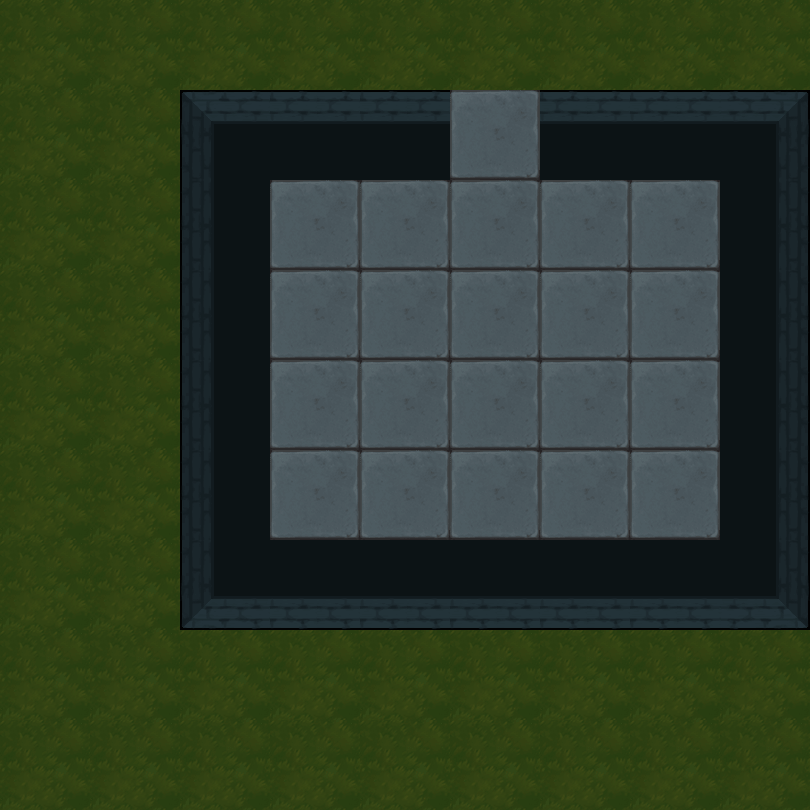

The image is a tile-based game level rendered from a .tmx file. Its description and source (layers, tilesets, objects; grid data summarised) follow:
An orthogonal 9x9 tile map with 90x90 px tiles, 2 tile layers (地形, 障碍) and 27 objects (19x map, 6x spring, bed, door).

<map version="1.5" tiledversion="1.7.2" orientation="orthogonal" renderorder="right-down" width="9" height="9" tilewidth="90" tileheight="90" infinite="0" nextlayerid="4" nextobjectid="35">
 <tileset firstgid="1" name="1" tilewidth="90" tileheight="90" tilecount="100" columns="10">
  <image source="3.png" trans="ff00ff" width="900" height="900" />
 </tileset>
 <layer id="1" name="地形" width="9" height="9">
  <data>[81 cells, 81 non-empty, 2 distinct tile ids]</data>
 </layer>
 <layer id="2" name="障碍" width="9" height="9">
  <data>[81 cells, 21 non-empty, 8 distinct tile ids]</data>
 </layer>
 <objectgroup id="3" name="对象">
  <object id="2" name="bed" x="450" y="450" width="90" height="90" />
  <object id="4" name="map" x="270" y="270" width="90" height="90" />
  <object id="5" name="map" x="270" y="360" width="90" height="90" />
  <object id="6" name="map" x="270" y="450" width="90" height="90" />
  <object id="9" name="map" x="360" y="360" width="90" height="90" />
  <object id="10" name="map" x="360" y="450" width="90" height="90" />
  <object id="11" name="map" x="540" y="450" width="90" height="90" />
  <object id="12" name="map" x="540" y="360" width="90" height="90" />
  <object id="13" name="map" x="450" y="360" width="90" height="90" />
  <object id="14" name="map" x="360" y="270" width="90" height="90" />
  <object id="15" name="map" x="450" y="270" width="90" height="90" />
  <object id="17" name="map" x="540" y="270" width="90" height="90" />
  <object id="19" name="map" x="630" y="270" width="90" height="90" />
  <object id="20" name="map" x="630" y="360" width="90" height="90" />
  <object id="21" name="map" x="630" y="450" width="90" height="90" />
  <object id="23" name="map" x="450" y="180" width="90" height="90">
   <properties>
    <property name="weapon" type="int" value="1" />
   </properties>
  </object>
  <object id="24" name="map" x="540" y="180" width="90" height="90">
   <properties>
    <property name="weapon" type="int" value="2" />
   </properties>
  </object>
  <object id="25" name="map" x="360" y="180" width="90" height="90">
   <properties>
    <property name="weapon" type="int" value="3" />
   </properties>
  </object>
  <object id="26" name="map" x="270" y="180" width="90" height="90">
   <properties>
    <property name="weapon" type="int" value="4" />
   </properties>
  </object>
  <object id="27" name="map" x="630" y="180" width="90" height="90">
   <properties>
    <property name="weapon" type="int" value="5" />
   </properties>
  </object>
  <object id="28" name="spring" x="540" y="630" width="90" height="90">
   <properties>
    <property name="direction" value="1" />
   </properties>
  </object>
  <object id="29" name="door" x="450" y="90" width="90" height="90">
   <properties>
    <property name="LorR" type="int" value="1" />
    <property name="motion" type="int" value="4" />
    <property name="rotate" type="int" value="0" />
   </properties>
  </object>
  <object id="30" name="spring" x="90" y="90" width="90" height="90">
   <properties>
    <property name="direction" value="3" />
   </properties>
  </object>
  <object id="31" name="spring" x="90" y="270" width="90" height="90">
   <properties>
    <property name="direction" value="3" />
   </properties>
  </object>
  <object id="32" name="spring" x="90" y="450" width="90" height="90">
   <properties>
    <property name="direction" value="3" />
   </properties>
  </object>
  <object id="33" name="spring" x="90" y="630" width="90" height="90">
   <properties>
    <property name="direction" value="2" />
   </properties>
  </object>
  <object id="34" name="spring" x="270" y="630" width="90" height="90">
   <properties>
    <property name="direction" value="2" />
   </properties>
  </object>
 </objectgroup>
</map>
